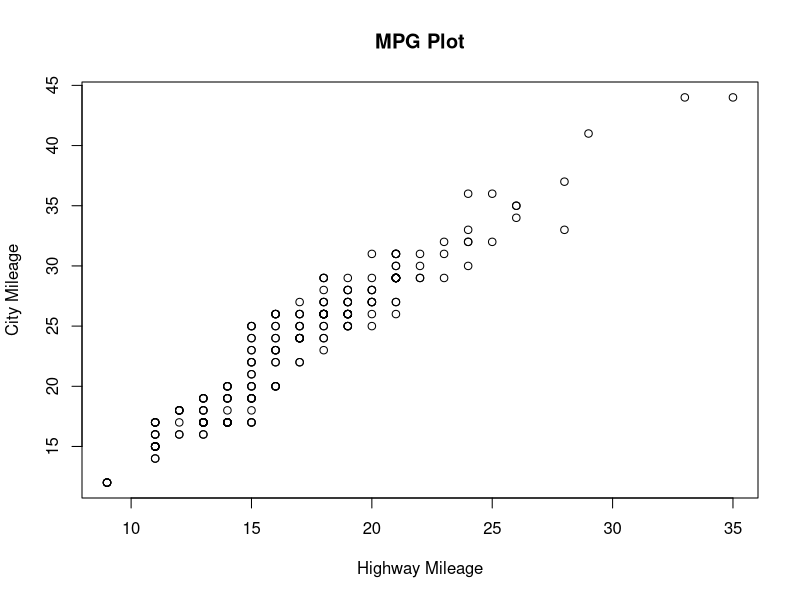
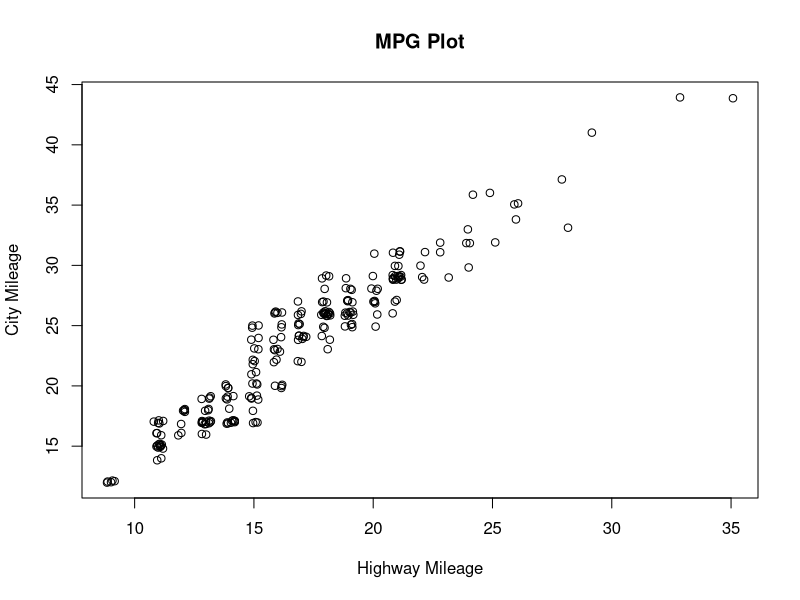
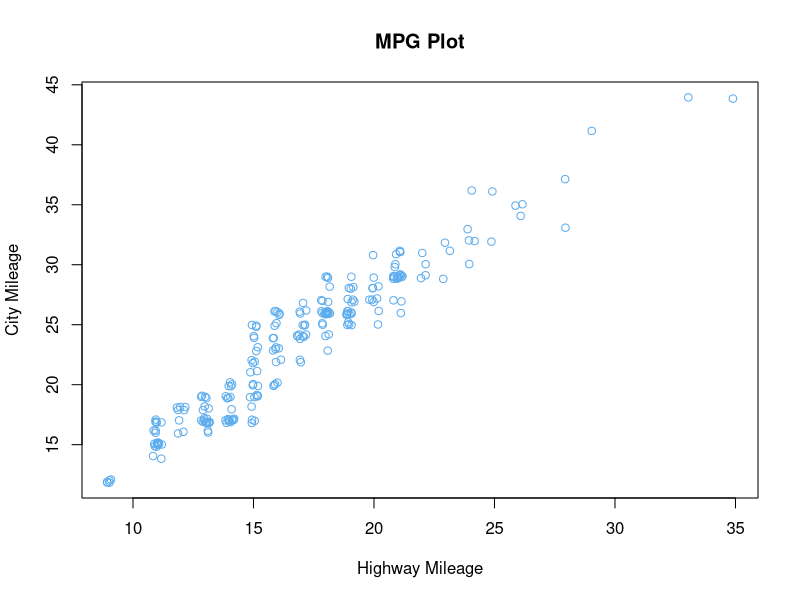
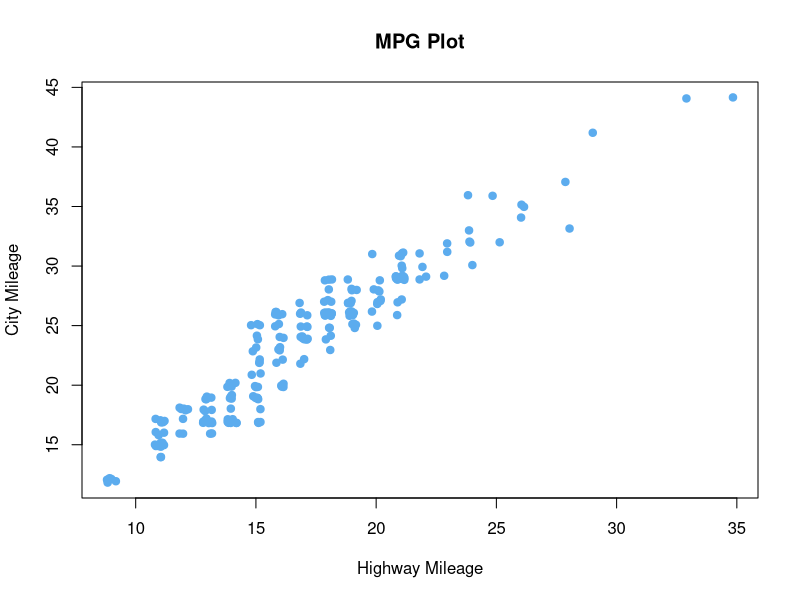
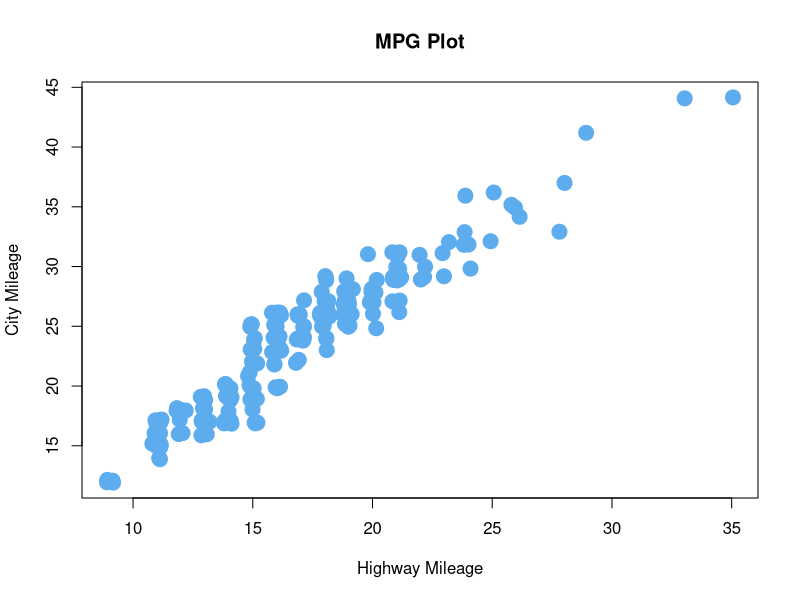
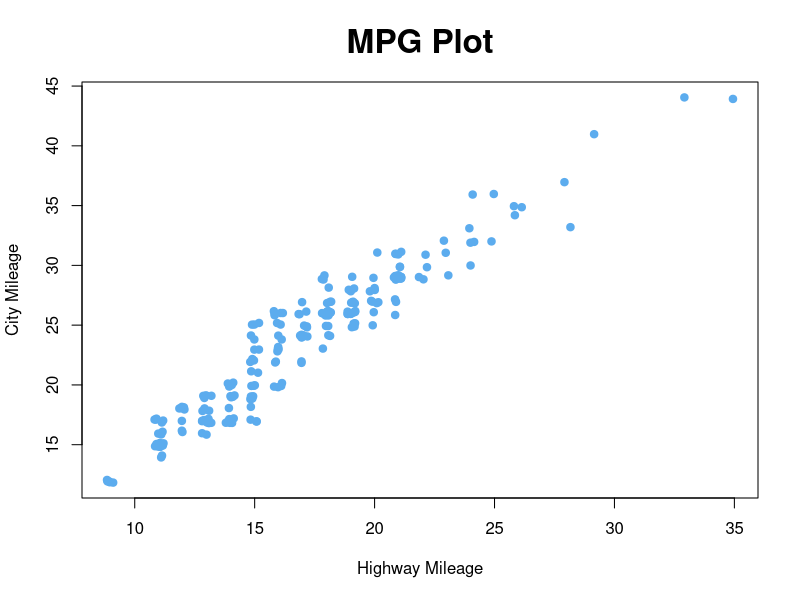
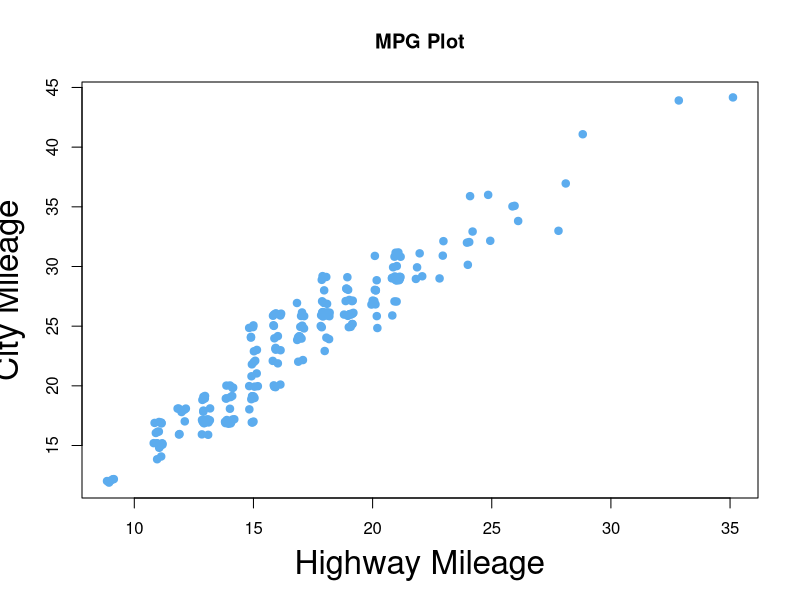
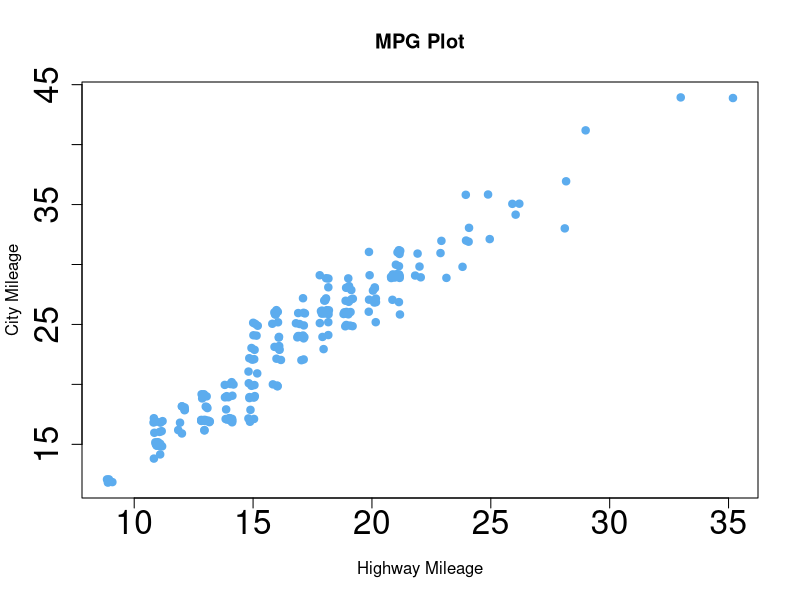

Reproduce these figures in R, in order.
## ---- chunk 1
require(knitr)
## ---- chunk 2
#Load the ggplot package
library(ggplot2)

data(mpg) #Load built-in data set, mpg
?cars #Inspect your data set and get to know the variables
head(mpg)


## ---- chunk 3

attach(mpg) #Attach the data frame so you can call columns by name
              # e.g., other wise you would need to type mpg$hwy instead of just hwy


plot(cty, hwy, xlab = 'Highway Mileage', ylab = 'City Mileage', main = 'MPG Plot')

# Jitter the points so they don't all overlap
plot(jitter(cty), jitter(hwy), xlab = 'Highway Mileage', ylab = 'City Mileage', main = 'MPG Plot')

#Change the color
plot(jitter(cty), jitter(hwy), xlab = 'Highway Mileage', ylab = 'City Mileage', main = 'MPG Plot', col = 'steelblue2')

#Change the point type
plot(jitter(cty), jitter(hwy), xlab = 'Highway Mileage', ylab = 'City Mileage', main = 'MPG Plot', col = 'steelblue2', pch = 19)
# See ?points for a list of point characters

#Change the point size
plot(jitter(cty), jitter(hwy), xlab = 'Highway Mileage', ylab = 'City Mileage', main = 'MPG Plot', col = 'steelblue2', pch = 19, cex = 2)

# Change the text size of the title, axis labels (words) and axis ticks (numbers on tick marks)
#Change the point type
plot(jitter(cty), jitter(hwy), xlab = 'Highway Mileage', ylab = 'City Mileage', main = 'MPG Plot', col = 'steelblue2', pch = 19, cex.main = 2) #title size

plot(jitter(cty), jitter(hwy), xlab = 'Highway Mileage', ylab = 'City Mileage', main = 'MPG Plot', col = 'steelblue2', pch = 19, cex.lab = 2) #Axis label

plot(jitter(cty), jitter(hwy), xlab = 'Highway Mileage', ylab = 'City Mileage', main = 'MPG Plot', col = 'steelblue2', pch = 19, cex.axis = 2) #Axis tick


# Keep your memory clear of clutter by detaching data frames when you are done plotting
detach(mpg)


# Plot Audi and Chevrolet data in different colors

#First, take subsets of the full data set
Audi = subset(mpg, subset = manufacturer == 'audi')
Chevrolet = subset(mpg, subset = manufacturer == 'chevrolet')

#Start by plotting the Audi data
plot(jitter(Audi$cty), jitter(Audi$hwy), xlab = 'Highway Mileage', ylab = 'City Mileage', main = 'MPG Plot', col = 'steelblue2', pch = 19)

#Overlay the chevy plot using "points" or "lines"
points(jitter(Chevrolet$cty), jitter(Chevrolet$hwy), pch = 19, col = 'magenta')

#Add a legend in the top left
legend('topleft', legend =  c('Audi', 'Chevrolet'), fill = c('steelblue2', 'magenta'))
?legend

## ---- chunk 4
# Make a basic plot
p = ggplot(mpg, aes(x = cty, y = hwy))
## ---- chunk 5
p + geom_point() #Show plot with basic geometry

p + geom_point(color = 'steelblue2') #Add color

p + geom_jitter(color = 'steelblue2') #Add jitter

p + geom_jitter(color = 'steelblue2', size = 3) #Change point size

p + geom_jitter(color = 'steelblue2', size = 3) + ggtitle('MPG plot') #Add title

p + geom_jitter(color = 'steelblue2', size = 3) + ggtitle('MPG plot') + 
  theme(axis.title = element_text(size=22)) +                               #Change axis label size
  theme(plot.title = element_text(size=22))                                 #Change plot title size

p + geom_jitter(aes(color = model)) # Determine point color based on the values in the "model" column

p + geom_jitter(aes(color = manufacturer)) # Determine point color based on the values in the "manufacturer" column

p + geom_jitter(color = 'steelblue2') + geom_smooth(method = lm) # Add a regression line with confidence intervals automatically plotted

p + geom_jitter(color = 'steelblue2') + geom_smooth(method = lm, se = FALSE) # Add a regression line without confidence intervals
# Note, you use similar modifications to change the point size

## See the ggplot documentation for help, or Google for example scripts that make the plots you want
